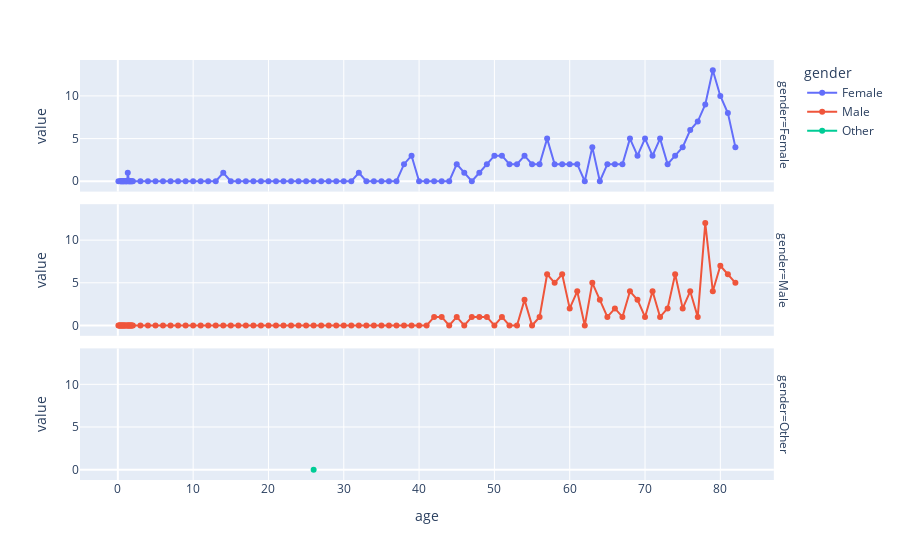

Notebook cell for this chart:
### Code cell
#df_avc_sum = df_avc.pivot_table(index = 'gender', values = 'stroke', aggfunc = 'sum').reset_index()
#px.bar(data_frame = df_avc_sum, x='gender', y='stroke')

#df_avc_sum = df_avc.pivot_table(index='age', values='stroke', columns='gender', aggfunc='sum')

df_avc_sum = df_avc.pivot_table(index = 'age', values = 'stroke', aggfunc = 'sum', columns = 'gender')
px.line(df_avc_sum, facet_row='gender', markers=True)

#fig.update_layout(
#    xaxis_title="Age",
#    yaxis_title="Strokes",
#    legend_title="Gênero",
#    title={
#        'text': 'Strokes por idade',
#        'font_color': 'grey'
#    })
#fig.show()

### Figure 1 — Plotly figure (JSON) as saved in the notebook; plotly's stock layout.template omitted (floating-point values rounded to 4 significant figures)
{"data": [{"hovertemplate": "gender=Female<br>age=%{x}<br>value=%{y}<extra></extra>", "legendgroup": "Female", "line": {"color": "#636efa", "dash": "solid"}, "marker": {"symbol": "circle"}, "mode": "markers+lines", "name": "Female", "orientation": "v", "showlegend": true, "type": "scatter", "x": [0.08, 0.16, 0.24, 0.32, 0.4, 0.48, 0.56, 0.64, 0.72, 0.8, 0.88, 1, 1.08, 1.16, 1.24, 1.32, 1.4, 1.48, 1.56, 1.64, 1.72, 1.8, 1.88, 2, 3, 4, 5, 6, 7, 8, 9, 10, 11, 12, 13, 14, 15, 16, 17, 18, 19, 20, 21, 22, 23, 24, 25, 26, 27, 28, 29, 30, 31, 32, 33, 34, 35, 36, 37, 38, 39, 40, 41, 42, 43, 44, 45, 46, 47, 48, 49, 50, 51, 52, 53, 54, 55, 56, 57, 58, 59, 60, 61, 62, 63, 64, 65, 66, 67, 68, 69, 70, 71, 72, 73, 74, 75, 76, 77, 78, 79, 80, 81, 82], "xaxis": "x3", "y": [0, null, null, 0, 0, 0, 0, 0, 0, 0, 0, 0, 0, 0, 0, 1, 0, 0, 0, 0, 0, 0, 0, 0, 0, 0, 0, 0, 0, 0, 0, 0, 0, 0, 0, 1, 0, 0, 0, 0, 0, 0, 0, 0, 0, 0, 0, 0, 0, 0, 0, 0, 0, 1, 0, 0, 0, 0, 0, 2, 3, 0, 0, 0, 0, 0, 2, 1, 0, 1, 2, 3, 3, 2, 2, 3, 2, 2, 5, 2, 2, 2, 2, 0, 4, 0, 2, 2, 2, 5, 3, 5, 3, 5, 2, 3, 4, 6, 7, 9, 13, 10, 8, 4], "yaxis": "y3"}, {"hovertemplate": "gender=Male<br>age=%{x}<br>value=%{y}<extra></extra>", "legendgroup": "Male", "line": {"color": "#EF553B", "dash": "solid"}, "marker": {"symbol": "circle"}, "mode": "markers+lines", "name": "Male", "orientation": "v", "showlegend": true, "type": "scatter", "x": [0.08, 0.16, 0.24, 0.32, 0.4, 0.48, 0.56, 0.64, 0.72, 0.8, 0.88, 1, 1.08, 1.16, 1.24, 1.32, 1.4, 1.48, 1.56, 1.64, 1.72, 1.8, 1.88, 2, 3, 4, 5, 6, 7, 8, 9, 10, 11, 12, 13, 14, 15, 16, 17, 18, 19, 20, 21, 22, 23, 24, 25, 26, 27, 28, 29, 30, 31, 32, 33, 34, 35, 36, 37, 38, 39, 40, 41, 42, 43, 44, 45, 46, 47, 48, 49, 50, 51, 52, 53, 54, 55, 56, 57, 58, 59, 60, 61, 62, 63, 64, 65, 66, 67, 68, 69, 70, 71, 72, 73, 74, 75, 76, 77, 78, 79, 80, 81, 82], "xaxis": "x2", "y": [0, 0, 0, 0, 0, 0, 0, 0, 0, 0, 0, 0, 0, null, 0, 0, 0, 0, 0, 0, 0, 0, 0, 0, 0, 0, 0, 0, 0, 0, 0, 0, 0, 0, 0, 0, 0, 0, 0, 0, 0, 0, 0, 0, 0, 0, 0, 0, 0, 0, 0, 0, 0, 0, 0, 0, 0, 0, 0, 0, 0, 0, 0, 1, 1, 0, 1, 0, 1, 1, 1, 0, 1, 0, 0, 3, 0, 1, 6, 5, 6, 2, 4, 0, 5, 3, 1, 2, 1, 4, 3, 1, 4, 1, 2, 6, 2, 4, 1, 12, 4, 7, 6, 5], "yaxis": "y2"}, {"hovertemplate": "gender=Other<br>age=%{x}<br>value=%{y}<extra></extra>", "legendgroup": "Other", "line": {"color": "#00cc96", "dash": "solid"}, "marker": {"symbol": "circle"}, "mode": "markers+lines", "name": "Other", "orientation": "v", "showlegend": true, "type": "scatter", "x": [0.08, 0.16, 0.24, 0.32, 0.4, 0.48, 0.56, 0.64, 0.72, 0.8, 0.88, 1, 1.08, 1.16, 1.24, 1.32, 1.4, 1.48, 1.56, 1.64, 1.72, 1.8, 1.88, 2, 3, 4, 5, 6, 7, 8, 9, 10, 11, 12, 13, 14, 15, 16, 17, 18, 19, 20, 21, 22, 23, 24, 25, 26, 27, 28, 29, 30, 31, 32, 33, 34, 35, 36, 37, 38, 39, 40, 41, 42, 43, 44, 45, 46, 47, 48, 49, 50, 51, 52, 53, 54, 55, 56, 57, 58, 59, 60, 61, 62, 63, 64, 65, 66, 67, 68, 69, 70, 71, 72, 73, 74, 75, 76, 77, 78, 79, 80, 81, 82], "xaxis": "x", "y": [null, null, null, null, null, null, null, null, null, null, null, null, null, null, null, null, null, null, null, null, null, null, null, null, null, null, null, null, null, null, null, null, null, null, null, null, null, null, null, null, null, null, null, null, null, null, null, 0, null, null, null, null, null, null, null, null, null, null, null, null, null, null, null, null, null, null, null, null, null, null, null, null, null, null, null, null, null, null, null, null, null, null, null, null, null, null, null, null, null, null, null, null, null, null, null, null, null, null, null, null, null, null, null, null], "yaxis": "y"}], "layout": {"annotations": [{"font": {}, "showarrow": false, "text": "gender=Other", "textangle": 90, "x": 0.98, "xanchor": "left", "xref": "paper", "y": 0.1567, "yanchor": "middle", "yref": "paper"}, {"font": {}, "showarrow": false, "text": "gender=Male", "textangle": 90, "x": 0.98, "xanchor": "left", "xref": "paper", "y": 0.5, "yanchor": "middle", "yref": "paper"}, {"font": {}, "showarrow": false, "text": "gender=Female", "textangle": 90, "x": 0.98, "xanchor": "left", "xref": "paper", "y": 0.8433, "yanchor": "middle", "yref": "paper"}], "legend": {"title": {"text": "gender"}, "tracegroupgap": 0}, "margin": {"t": 60}, "xaxis": {"anchor": "y", "domain": [0, 0.98], "title": {"text": "age"}}, "xaxis2": {"anchor": "y2", "domain": [0, 0.98], "matches": "x", "showticklabels": false}, "xaxis3": {"anchor": "y3", "domain": [0, 0.98], "matches": "x", "showticklabels": false}, "yaxis": {"anchor": "x", "domain": [0, 0.3133], "title": {"text": "value"}}, "yaxis2": {"anchor": "x2", "domain": [0.3433, 0.6567], "matches": "y", "title": {"text": "value"}}, "yaxis3": {"anchor": "x3", "domain": [0.6867, 1.0], "matches": "y", "title": {"text": "value"}}}}
